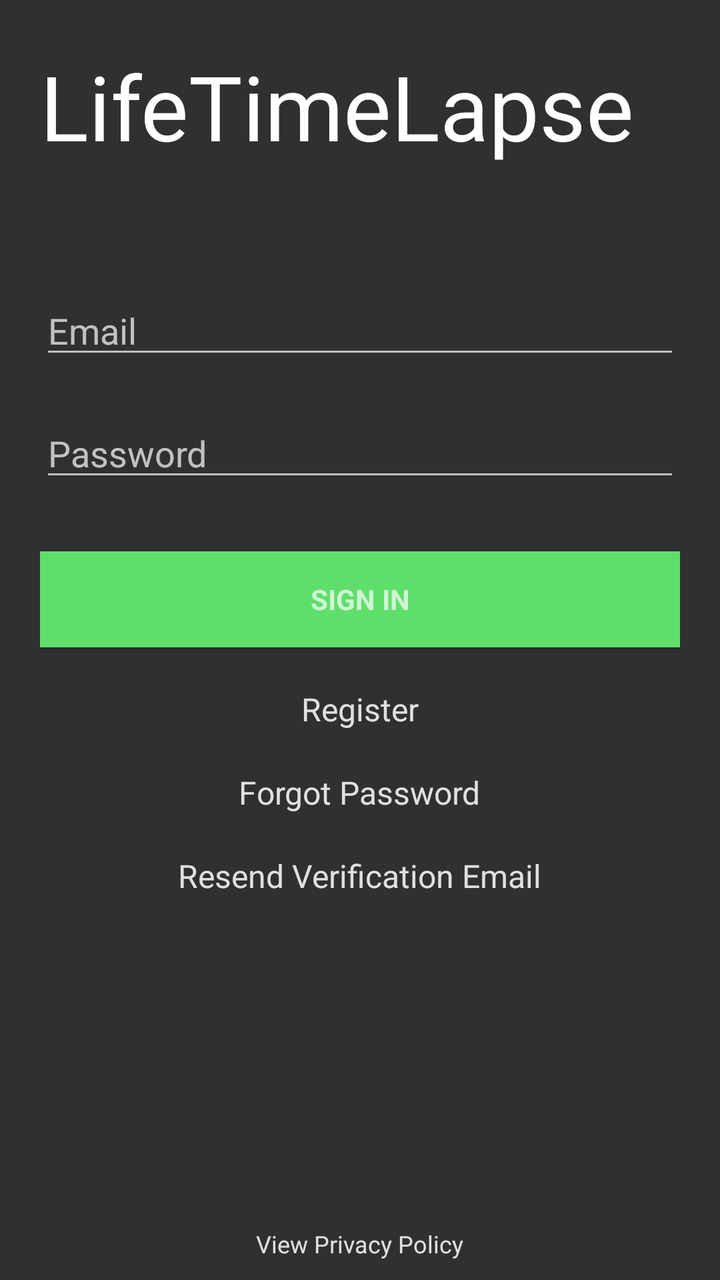
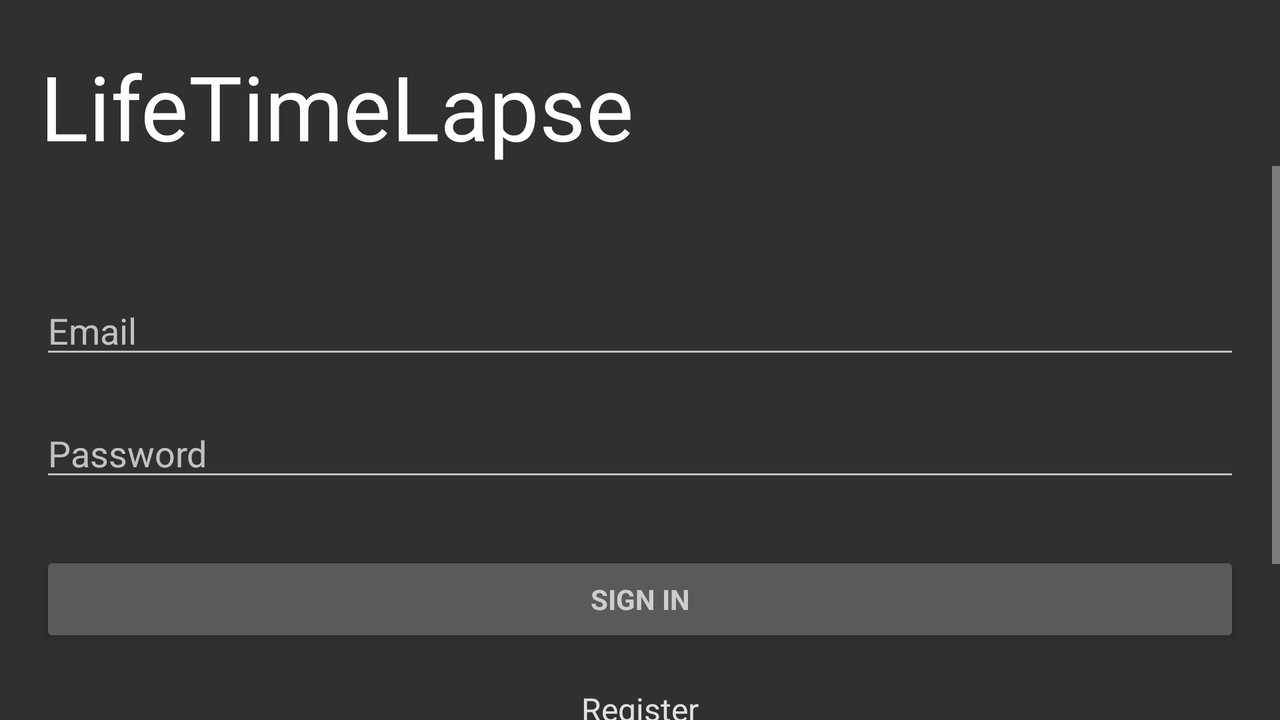

Two renders of one Android screen. The first uses the default layout on a phone; the second uses the alternative layout the repository ships for a different screen configuration, on a matching device. The two XML files are below.
<!-- AndroidManifest.xml: application theme Theme.AppCompat.NoActionBar -->
<!-- res/layout/fragment_login.xml -->
<RelativeLayout xmlns:android="http://schemas.android.com/apk/res/android"
                xmlns:tools="http://schemas.android.com/tools"
                android:layout_width="match_parent"
                android:layout_height="match_parent"
                >

    <TextView
        android:id="@+id/Title"
        android:layout_width="wrap_content"
        android:layout_height="wrap_content"
        android:text="LifeTimeLapse"
        android:textColor="@color/White"
        android:textSize="45sp"
        android:layout_alignParentLeft="true"
        android:layout_alignParentTop="true"
        android:layout_marginStart="20dp"
        android:layout_marginLeft="20dp"
        android:layout_marginTop="23dp"
        />

    <ScrollView
        android:id="@+id/login_form"
        android:layout_width="match_parent"
        android:layout_height="match_parent"
        android:layout_below="@id/Title">


        <LinearLayout
            android:id="@+id/email_login_form"
            android:layout_width="match_parent"
            android:layout_height="wrap_content"
            android:orientation="vertical"
            android:layout_marginTop="20dp"
            android:padding="20dp">


            <EditText
                android:id="@+id/email"
                android:layout_width="match_parent"
                android:layout_height="wrap_content"
                android:layout_marginTop="20dp"
                android:hint="Email"
                android:inputType="textEmailAddress"
                android:maxLines="1"/>



            <EditText
                android:id="@+id/password"
                android:layout_width="match_parent"
                android:layout_height="wrap_content"
                android:hint="Password"
                android:layout_marginTop="20dp"
                android:inputType="textPassword"
                android:maxLines="1"
                />
            
            
            

            <Button
                android:id="@+id/email_sign_in_button"
                style="?android:textAppearanceSmall"
                android:layout_width="match_parent"
                android:layout_height="wrap_content"
                android:layout_marginTop="30dp"
                android:text="Sign In"
                android:background="@color/colorAccent"
                android:textStyle="bold"/>

            <RelativeLayout
                android:layout_width="match_parent"
                android:layout_height="wrap_content"
                android:id="@+id/relLayout1">


                <TextView android:id="@+id/link_register"
                          android:layout_width="wrap_content"
                          android:layout_height="wrap_content"
                          android:layout_marginTop="20dp"
                          android:text="Register"
                          android:gravity="center"
                          android:textSize="16sp"
                          android:textColor="@color/Gray300"
                          android:layout_centerHorizontal="true"/>


                <TextView android:id="@+id/forgot_password"
                          android:layout_width="wrap_content"
                          android:layout_height="wrap_content"
                          android:layout_marginTop="20dp"
                          android:text="Forgot Password"
                          android:gravity="center"
                          android:textSize="16sp"
                          android:textColor="@color/Gray300"
                          android:layout_below="@+id/link_register"
                          android:layout_centerHorizontal="true"/>

                <TextView
                    android:layout_width="wrap_content"
                    android:layout_height="wrap_content"
                    android:layout_marginTop="20dp"
                    android:layout_below="@+id/forgot_password"
                    android:id="@+id/resend_verification_email"
                    android:text="Resend Verification Email"
                    android:textSize="16sp"
                    android:textColor="@color/Gray300"
                    android:layout_centerHorizontal="true"/>


            </RelativeLayout>

        </LinearLayout>

    </ScrollView>

    <ProgressBar
        android:layout_width="150dp"
        android:layout_height="150dp"
        android:id="@+id/progressBar"
        android:layout_centerHorizontal="true"
        android:layout_marginTop="200dp"
        android:visibility="invisible"/>

    <TextView
        android:layout_width="wrap_content"
        android:layout_height="wrap_content"
        android:layout_alignParentBottom="true"
        android:layout_marginBottom="10dp"
        android:id="@+id/privacy"
        android:text="View Privacy Policy"
        android:autoLink="all"
        android:textSize="12sp"
        android:textColor="@color/Gray300"
        android:layout_centerHorizontal="true"/>

</RelativeLayout>
<!-- resources referenced by this layout -->
<resources>
  <color name="Gray300">#E0E0E0</color>
  <color name="White">#FFF</color>
  <color name="colorAccent">#5fde6b</color>
</resources>
<!-- res/layout-land/fragment_login.xml (the author's variant of the layout above) -->
<!-- drawn on the phone turned sideways -->
<RelativeLayout xmlns:android="http://schemas.android.com/apk/res/android"
                xmlns:tools="http://schemas.android.com/tools"
                android:layout_width="match_parent"
                android:layout_height="match_parent"
                >

    <TextView
        android:id="@+id/Title"
        android:layout_width="wrap_content"
        android:layout_height="wrap_content"
        android:text="LifeTimeLapse"
        android:textColor="@color/White"
        android:textSize="45sp"
        android:layout_alignParentLeft="true"
        android:layout_alignParentTop="true"
        android:layout_marginStart="20dp"
        android:layout_marginLeft="20dp"
        android:layout_marginTop="23dp"
        />

    <ScrollView
        android:id="@+id/login_form"
        android:layout_width="match_parent"
        android:layout_height="match_parent"
        android:layout_below="@id/Title">


        <LinearLayout
            android:id="@+id/email_login_form"
            android:layout_width="match_parent"
            android:layout_height="wrap_content"
            android:orientation="vertical"
            android:layout_marginTop="20dp"
            android:padding="20dp">


            <EditText
                android:id="@+id/email"
                android:layout_width="match_parent"
                android:layout_height="wrap_content"
                android:layout_marginTop="20dp"
                android:hint="Email"
                android:inputType="textEmailAddress"
                android:maxLines="1"/>



            <EditText
                android:id="@+id/password"
                android:layout_width="match_parent"
                android:layout_height="wrap_content"
                android:hint="Password"
                android:layout_marginTop="20dp"
                android:inputType="textPassword"
                android:maxLines="1"
                />
            
            
            

            <Button
                android:id="@+id/email_sign_in_button"
                style="?android:textAppearanceSmall"
                android:layout_width="match_parent"
                android:layout_height="wrap_content"
                android:layout_marginTop="30dp"
                android:text="Sign In"
                android:textStyle="bold"/>

            <RelativeLayout
                android:layout_width="match_parent"
                android:layout_height="wrap_content"
                android:id="@+id/relLayout1">


                <TextView android:id="@+id/link_register"
                          android:layout_width="wrap_content"
                          android:layout_height="wrap_content"
                          android:layout_marginTop="20dp"
                          android:text="Register"
                          android:gravity="center"
                          android:textSize="16sp"
                          android:textColor="@color/Gray300"
                          android:layout_centerHorizontal="true"/>


                <TextView android:id="@+id/forgot_password"
                          android:layout_width="wrap_content"
                          android:layout_height="wrap_content"
                          android:layout_marginTop="20dp"
                          android:text="Forgot Password"
                          android:gravity="center"
                          android:textSize="16sp"
                          android:textColor="@color/Gray300"
                          android:layout_below="@+id/link_register"
                          android:layout_centerHorizontal="true"/>

                <TextView
                    android:layout_width="wrap_content"
                    android:layout_height="wrap_content"
                    android:layout_marginTop="20dp"
                    android:layout_below="@+id/forgot_password"
                    android:id="@+id/resend_verification_email"
                    android:text="Resend Verification Email"
                    android:textSize="16sp"
                    android:textColor="@color/Gray300"
                    android:layout_centerHorizontal="true"/>

            </RelativeLayout>

        </LinearLayout>

    </ScrollView>

    <ProgressBar
        android:layout_width="150dp"
        android:layout_height="150dp"
        android:id="@+id/progressBar"
        android:layout_centerHorizontal="true"
        android:layout_marginTop="200dp"
        android:visibility="invisible"/>

</RelativeLayout>
<!-- resources referenced by the variant -->
<!-- as the phone turned sideways resolves them -->
<resources>
  <color name="Gray300">#E0E0E0</color>
  <color name="White">#FFF</color>
</resources>
